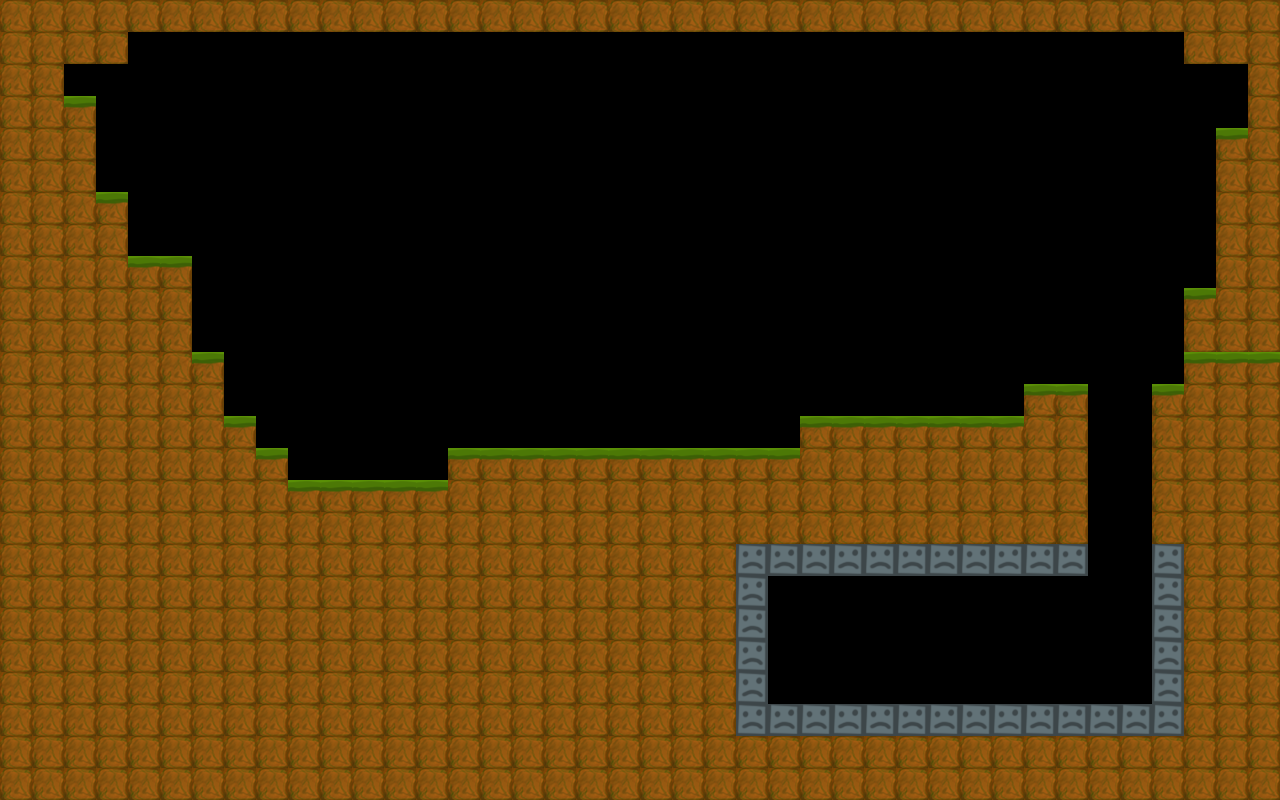

This game map was drawn from its Tiled (.tmx) file and the tilesets committed beside it. A one-line description and the trimmed map source follow:
An orthogonal 40x25 tile map with 32x32 px tiles, 1 tile layer (CollisionLayer).

<map version="1.0" orientation="orthogonal" width="40" height="25" tilewidth="32" tileheight="32">
 <tileset firstgid="1" name="Collision" tilewidth="32" tileheight="32">
  <image source="tileset.png" width="128" height="128" />
 </tileset>
 <layer name="CollisionLayer" width="40" height="25">
  <data>[1000 cells, 525 non-empty, 3 distinct tile ids]</data>
 </layer>
</map>